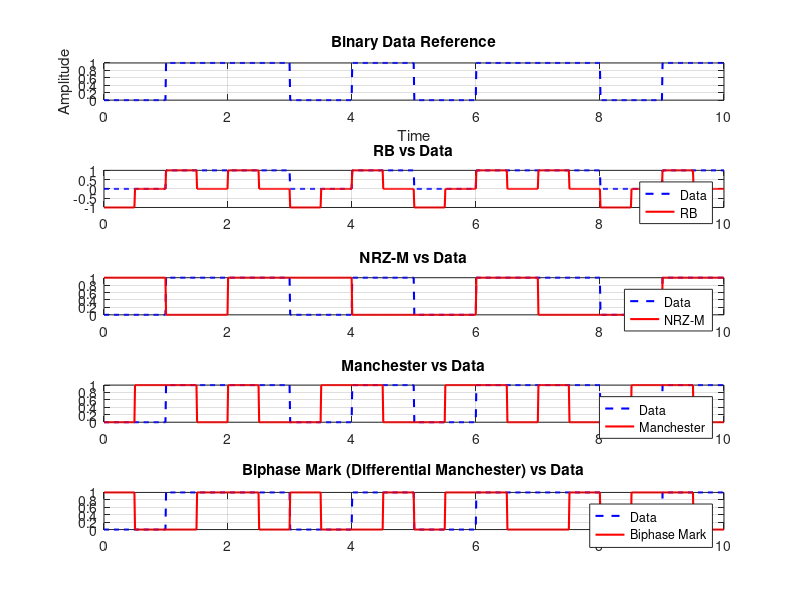
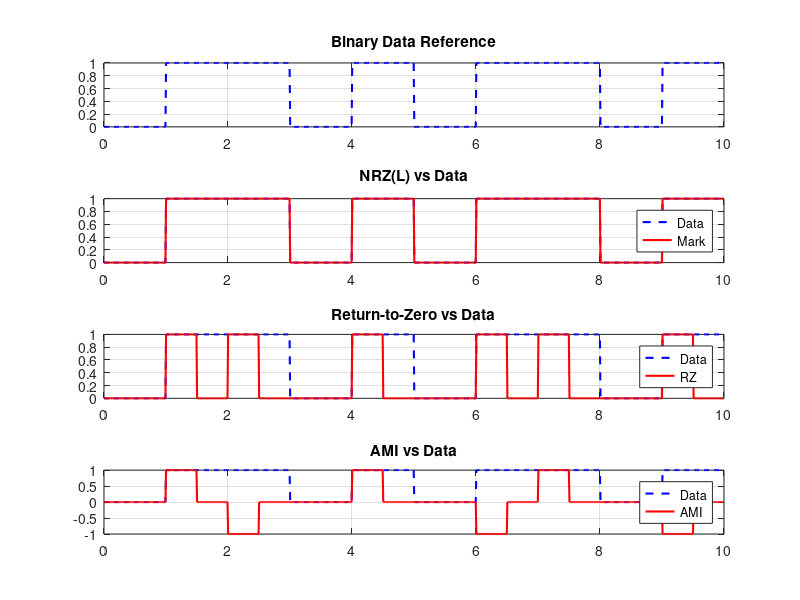

MATLAB code for these plots, in order:
clc;
clear;
close all;

%% Parameters
data = randi([0 1], 1, 10);  % Random binary sequence of length 10
S = 100;                     % Samples per bit (assumed even)
T = 1;                       % Bit duration (arbitrary units)
total_samples = length(data) * S;
total_time = linspace(0, length(data)*T, total_samples);

data_wave = repelem(data, S); % Convert data to waveform format

% Preallocate waveforms
RB = [];
NRZL = [];
NRZM = [];
Manchester = [];
Biphase_Mark = [];  % Biphase Mark (Differential Manchester)
Mark = [];
RZ = [];
AMI = [];

% Variables for encoding
level_nrzm = 1;  % NRZ-M initial level
last_ami = 1;    % AMI alternating level
last_biphase = 1; % Biphase Mark previous state

for k = 1:length(data)
    bit = data(k);
    
    %% RB (Return-to-Bias)
    if bit == 1
        rz_bit = [ones(1, S/2) zeros(1, S/2)];
    else
        rz_bit = [-ones(1, S/2) zeros(1, S/2)];
    end
    RB = [RB, rz_bit];
    
    %% NRZ-L (Non-Return to Zero - Level)
    nrzl_bit = data;
    NRZL = [NRZL, nrzl_bit];
    
    %% NRZ-M (Non-Return to Zero - Mark)
    if bit == 1
        level_nrzm = 1-level_nrzm;
    end
    NRZM = [NRZM, level_nrzm * ones(1, S)];
    
    %% Manchester (IEEE Standard)
    if bit == 1
        manch_bit = [ones(1, S/2) zeros(1, S/2)];
    else
        manch_bit = [zeros(1, S/2) ones(1, S/2)];
    end
    Manchester = [Manchester, manch_bit];
    
   %% Biphase Mark (Differential Manchester) - Corrected
    if bit==1
        last_biphase=-last_biphase;
    end
    if last_biphase==1
        % Extra transition at the start + mandatory transition in the middle
        biphase_bit = [ones(1, S/2), zeros(1, S/2)];
    end
    if last_biphase==-1
        % Only mandatory transition in the middle
        biphase_bit = [zeros(1, S/2),ones(1, S/2)];
    end
    Biphase_Mark = [Biphase_Mark, biphase_bit];

    %% NRZ-Mark
    Mark = [Mark, bit * ones(1, S)];
    
    %% Return-to-Zero (RZ)
    if bit == 1
        rb_bit = [ones(1, S/2) zeros(1, S/2)];
    else
        rb_bit = zeros(1, S);
    end
    RZ = [RZ, rb_bit];
    
    %% AMI (Corrected: Pulses Only in First Half of the Clock Cycle)
    if bit == 1
        ami_bit = [last_ami * ones(1, S/2), zeros(1, S/2)]; % Active only in first half
        last_ami = -last_ami;  % Toggle polarity
    else
        ami_bit = zeros(1, S); % Zero level for '0'
    end
    AMI = [AMI, ami_bit];
end

%% Plot Figure 1: Compare RB, NRZ-M, Manchester, and Biphase Mark with Data
figure;
subplot(5,1,1);
plot(total_time, data_wave, 'b--', 'LineWidth', 1.5);
title('Binary Data Reference');
xlabel('Time'); ylabel('Amplitude');
grid on;

subplot(5,1,2);
plot(total_time, data_wave, 'b--', 'LineWidth', 1.5); hold on;
plot(total_time, RB, 'r', 'LineWidth', 1.5);
title('RB vs Data');
legend('Data', 'RB');
grid on;

subplot(5,1,3);
plot(total_time, data_wave, 'b--', 'LineWidth', 1.5); hold on;
plot(total_time, NRZM, 'r', 'LineWidth', 1.5);
title('NRZ-M vs Data');
legend('Data', 'NRZ-M');
grid on;

subplot(5,1,4);
plot(total_time, data_wave, 'b--', 'LineWidth', 1.5); hold on;
plot(total_time, Manchester, 'r', 'LineWidth', 1.5);
title('Manchester vs Data');
legend('Data', 'Manchester');
grid on;

subplot(5,1,5);
plot(total_time, data_wave, 'b--', 'LineWidth', 1.5); hold on;
plot(total_time, Biphase_Mark, 'r', 'LineWidth', 1.5);
title('Biphase Mark (Differential Manchester) vs Data');
legend('Data', 'Biphase Mark');
grid on;

%% Plot Figure 2: Compare Mark, RZ, and AMI with Data
figure;
subplot(4,1,1);
plot(total_time, data_wave, 'b--', 'LineWidth', 1.5);
title('Binary Data Reference');
grid on;

subplot(4,1,2);
plot(total_time, data_wave, 'b--', 'LineWidth', 1.5); hold on;
plot(total_time, Mark, 'r', 'LineWidth', 1.5);
title('NRZ(L) vs Data');
legend('Data', 'Mark');
grid on;

subplot(4,1,3);
plot(total_time, data_wave, 'b--', 'LineWidth', 1.5); hold on;
plot(total_time, RZ, 'r', 'LineWidth', 1.5);
title('Return-to-Zero vs Data');
legend('Data', 'RZ');
grid on;

subplot(4,1,4);
plot(total_time, data_wave, 'b--', 'LineWidth', 1.5); hold on;
plot(total_time, AMI, 'r', 'LineWidth', 1.5);
title('AMI vs Data');
legend('Data', 'AMI');
grid on;
